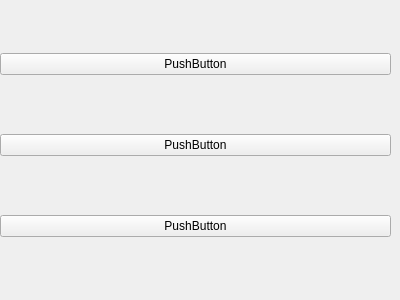
<?xml version="1.0" encoding="UTF-8"?>
<ui version="4.0">
 <class>Form</class>
 <widget class="QWidget" name="Form">
  <property name="geometry">
   <rect>
    <x>0</x>
    <y>0</y>
    <width>400</width>
    <height>300</height>
   </rect>
  </property>
  <property name="windowTitle">
   <string>Form</string>
  </property>
  <widget class="QWidget" name="verticalLayoutWidget">
   <property name="geometry">
    <rect>
     <x>0</x>
     <y>0</y>
     <width>391</width>
     <height>291</height>
    </rect>
   </property>
   <layout class="QVBoxLayout" name="verticalLayout">
    <item>
     <widget class="QPushButton" name="pushButton_2">
      <property name="text">
       <string>PushButton</string>
      </property>
     </widget>
    </item>
    <item>
     <widget class="QPushButton" name="pushButton_3">
      <property name="text">
       <string>PushButton</string>
      </property>
     </widget>
    </item>
    <item>
     <widget class="QPushButton" name="pushButton">
      <property name="text">
       <string>PushButton</string>
      </property>
     </widget>
    </item>
   </layout>
  </widget>
 </widget>
 <resources/>
 <connections/>
</ui>
